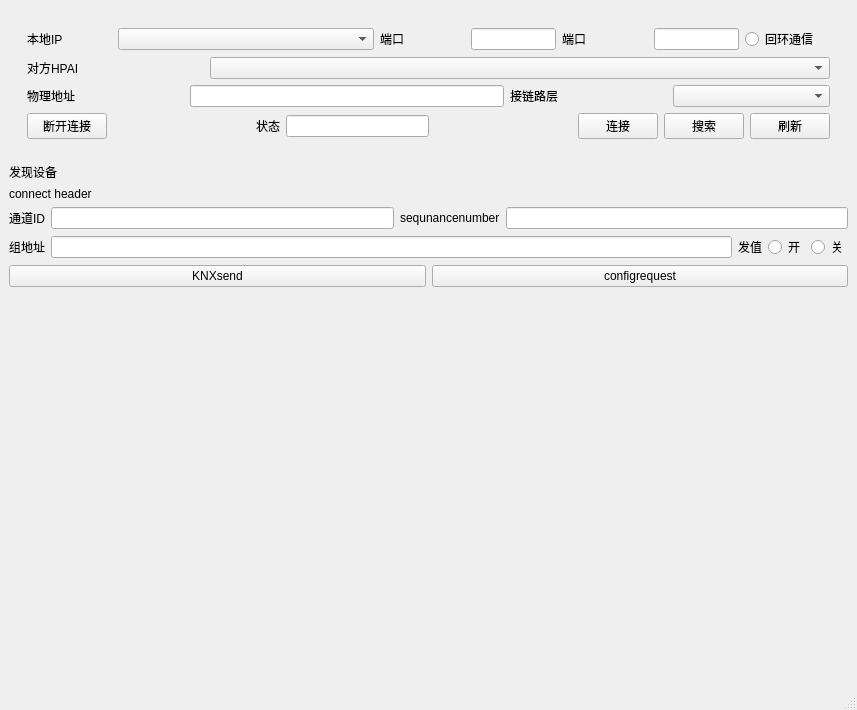
<?xml version="1.0" encoding="UTF-8"?>
<ui version="4.0">
 <class>MainWindow</class>
 <widget class="QMainWindow" name="MainWindow">
  <property name="geometry">
   <rect>
    <x>0</x>
    <y>0</y>
    <width>857</width>
    <height>710</height>
   </rect>
  </property>
  <property name="windowTitle">
   <string>MainWindow</string>
  </property>
  <widget class="QWidget" name="centralwidget">
   <layout class="QGridLayout" name="gridLayout_3">
    <item row="0" column="0" colspan="2">
     <layout class="QVBoxLayout" name="verticalLayout">
      <item>
       <layout class="QHBoxLayout" name="horizontalLayout_4">
        <item>
         <widget class="QWidget" name="widget" native="true">
          <layout class="QGridLayout" name="gridLayout_2">
           <item row="0" column="0">
            <layout class="QGridLayout" name="gridLayout"/>
           </item>
           <item row="0" column="1">
            <widget class="QWidget" name="widget_2" native="true">
             <layout class="QVBoxLayout" name="verticalLayout_3">
              <item>
               <layout class="QHBoxLayout" name="horizontalLayout_5" stretch="1,3,1,1,1,1,1">
                <item>
                 <widget class="QLabel" name="label_4">
                  <property name="text">
                   <string>本地IP</string>
                  </property>
                 </widget>
                </item>
                <item>
                 <widget class="QComboBox" name="comboBox_2"/>
                </item>
                <item>
                 <widget class="QLabel" name="label">
                  <property name="text">
                   <string>端口</string>
                  </property>
                 </widget>
                </item>
                <item>
                 <widget class="QLineEdit" name="lineEdit_2"/>
                </item>
                <item>
                 <widget class="QLabel" name="label_6">
                  <property name="text">
                   <string>端口</string>
                  </property>
                 </widget>
                </item>
                <item>
                 <widget class="QLineEdit" name="lineEdit_4"/>
                </item>
                <item>
                 <widget class="QRadioButton" name="radioButton">
                  <property name="text">
                   <string>回环通信</string>
                  </property>
                 </widget>
                </item>
               </layout>
              </item>
              <item>
               <layout class="QHBoxLayout" name="horizontalLayout_6" stretch="2,7">
                <item>
                 <widget class="QLabel" name="label_5">
                  <property name="text">
                   <string>对方HPAI</string>
                  </property>
                 </widget>
                </item>
                <item>
                 <widget class="QComboBox" name="comboBox_3"/>
                </item>
               </layout>
              </item>
              <item>
               <layout class="QHBoxLayout" name="horizontalLayout_9" stretch="1,2,1,1">
                <item>
                 <widget class="QLabel" name="label_7">
                  <property name="text">
                   <string>物理地址</string>
                  </property>
                 </widget>
                </item>
                <item>
                 <widget class="QLineEdit" name="lineEdit"/>
                </item>
                <item>
                 <widget class="QLabel" name="label_8">
                  <property name="text">
                   <string>接链路层</string>
                  </property>
                 </widget>
                </item>
                <item>
                 <widget class="QComboBox" name="comboBox_5"/>
                </item>
               </layout>
              </item>
              <item>
               <layout class="QHBoxLayout" name="horizontalLayout_7">
                <item>
                 <widget class="QPushButton" name="pushButton_4">
                  <property name="text">
                   <string>断开连接</string>
                  </property>
                 </widget>
                </item>
                <item>
                 <spacer name="horizontalSpacer_3">
                  <property name="orientation">
                   <enum>Qt::Orientation::Horizontal</enum>
                  </property>
                  <property name="sizeHint" stdset="0">
                   <size>
                    <width>40</width>
                    <height>20</height>
                   </size>
                  </property>
                 </spacer>
                </item>
                <item>
                 <widget class="QLabel" name="label_2">
                  <property name="text">
                   <string>状态</string>
                  </property>
                 </widget>
                </item>
                <item>
                 <widget class="QLineEdit" name="lineEdit_3"/>
                </item>
                <item>
                 <spacer name="horizontalSpacer">
                  <property name="orientation">
                   <enum>Qt::Orientation::Horizontal</enum>
                  </property>
                  <property name="sizeHint" stdset="0">
                   <size>
                    <width>40</width>
                    <height>20</height>
                   </size>
                  </property>
                 </spacer>
                </item>
                <item>
                 <widget class="QPushButton" name="pushButton_5">
                  <property name="text">
                   <string>连接</string>
                  </property>
                 </widget>
                </item>
                <item>
                 <widget class="QPushButton" name="pushButton_2">
                  <property name="text">
                   <string>搜索</string>
                  </property>
                 </widget>
                </item>
                <item>
                 <widget class="QPushButton" name="pushButton">
                  <property name="text">
                   <string>刷新</string>
                  </property>
                 </widget>
                </item>
               </layout>
              </item>
             </layout>
            </widget>
           </item>
          </layout>
         </widget>
        </item>
       </layout>
      </item>
     </layout>
    </item>
    <item row="1" column="0">
     <layout class="QVBoxLayout" name="verticalLayout_4">
      <item>
       <widget class="QLabel" name="label_3">
        <property name="text">
         <string>发现设备</string>
        </property>
       </widget>
      </item>
      <item>
       <layout class="QVBoxLayout" name="verticalLayout_6"/>
      </item>
     </layout>
    </item>
    <item row="2" column="0" colspan="2">
     <layout class="QVBoxLayout" name="verticalLayout_2" stretch="0,0">
      <item>
       <widget class="QLabel" name="label_13">
        <property name="text">
         <string>connect header</string>
        </property>
       </widget>
      </item>
      <item>
       <layout class="QVBoxLayout" name="verticalLayout_7"/>
      </item>
     </layout>
    </item>
    <item row="4" column="0" colspan="2">
     <spacer name="verticalSpacer">
      <property name="orientation">
       <enum>Qt::Orientation::Vertical</enum>
      </property>
      <property name="sizeHint" stdset="0">
       <size>
        <width>20</width>
        <height>268</height>
       </size>
      </property>
     </spacer>
    </item>
    <item row="3" column="0" colspan="2">
     <layout class="QVBoxLayout" name="verticalLayout_5">
      <item>
       <layout class="QHBoxLayout" name="horizontalLayout">
        <item>
         <widget class="QLabel" name="label_9">
          <property name="text">
           <string>通道ID</string>
          </property>
         </widget>
        </item>
        <item>
         <widget class="QLineEdit" name="lineEdit_5"/>
        </item>
        <item>
         <widget class="QLabel" name="label_10">
          <property name="text">
           <string>sequnancenumber</string>
          </property>
         </widget>
        </item>
        <item>
         <widget class="QLineEdit" name="lineEdit_6"/>
        </item>
       </layout>
      </item>
      <item>
       <layout class="QHBoxLayout" name="horizontalLayout_2">
        <item>
         <widget class="QLabel" name="label_11">
          <property name="text">
           <string>组地址</string>
          </property>
         </widget>
        </item>
        <item>
         <widget class="QLineEdit" name="lineEdit_7"/>
        </item>
        <item>
         <widget class="QLabel" name="label_12">
          <property name="text">
           <string>发值</string>
          </property>
         </widget>
        </item>
        <item>
         <widget class="QRadioButton" name="radioButton_2">
          <property name="text">
           <string>开</string>
          </property>
         </widget>
        </item>
        <item>
         <widget class="QRadioButton" name="radioButton_3">
          <property name="text">
           <string>关</string>
          </property>
         </widget>
        </item>
       </layout>
      </item>
      <item>
       <layout class="QHBoxLayout" name="horizontalLayout_3">
        <item>
         <widget class="QPushButton" name="pushButton_6">
          <property name="text">
           <string>KNXsend</string>
          </property>
         </widget>
        </item>
        <item>
         <widget class="QPushButton" name="pushButton_3">
          <property name="text">
           <string>configrequest</string>
          </property>
         </widget>
        </item>
       </layout>
      </item>
     </layout>
    </item>
   </layout>
  </widget>
  <widget class="QMenuBar" name="menubar">
   <property name="geometry">
    <rect>
     <x>0</x>
     <y>0</y>
     <width>857</width>
     <height>25</height>
    </rect>
   </property>
  </widget>
  <widget class="QStatusBar" name="statusbar"/>
 </widget>
 <resources/>
 <connections/>
</ui>
